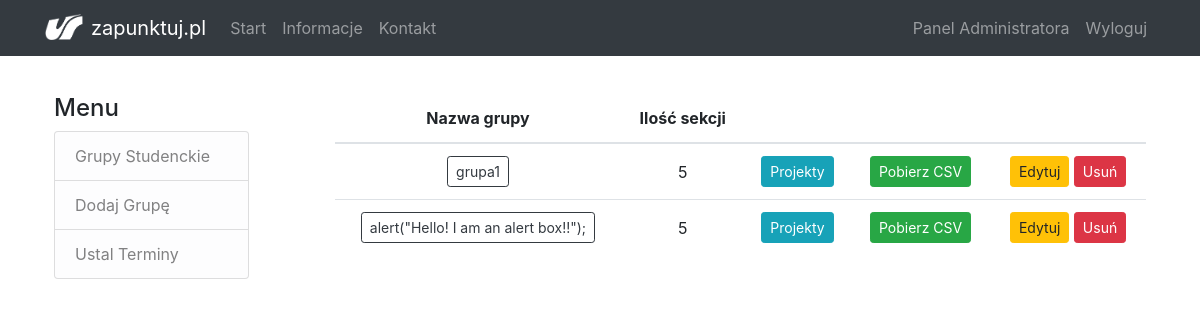
Page /panel (signed in) on the earlier database version.
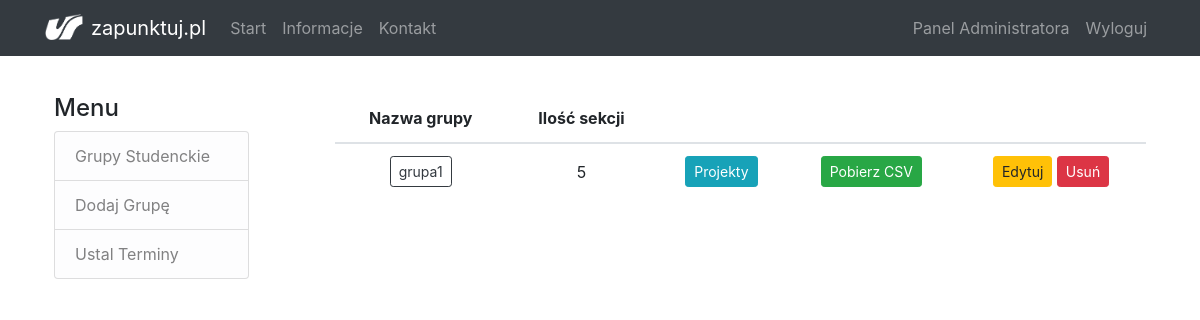
Same page on the later database version.
### flaskapp/models.py (models this page shows, shortened)
class Group(db.Model):
    id = db.Column(db.Integer, primary_key=True)
    name = db.Column(db.String(20), unique=True, nullable=False)
    is_section = db.Column(db.Boolean, nullable=False, default=False)
    users = db.relationship('User', backref='group', lazy=True, cascade="all, delete")

### flaskapp/routes.py (the view)
@app.route('/panel', methods=['GET', 'POST'])
@login_required
def panel():
    if current_user.is_admin:
        groups = Group.query.all()
    else:
        flash('Musisz mieć uprawnienia administratora, aby uzyskać dostęp do tej strony', 'warning')
        return redirect(url_for('home'))
    return render_template('admin/panel.html', title='Panel administracyjny', groups=groups)

### flaskapp/models.py (called while the page is built)
@login_manager.user_loader
def load_user(user_id):
    return User.query.get(int(user_id))

### flaskapp/templates/admin/panel.html (shortened to what this page needs)
{% extends "admin/layout_admin.html" %}
{% block content %}
	<div>
        {% if groups %}
            <table class="table text-center align-middle">
                <thead>
                    <tr>
                        <th scope="col">Nazwa grupy</th>
                        <th scope="col">Ilość sekcji</th>
                        <th></th>
                        <th></th>
                        <th></th>
                    </tr>
                </thead>
            <tbody>
                {% for group in groups %}
                    {% if group.is_section %}
                        <tr>
                            <td> <a href="{{ url_for('sections', group_id=group.id) }}"> <button type="button" class="btn btn-sm btn-outline-dark"> {{ group.name }} </button> </a> </td>
                            <td> {{ group.users.__len__() }} </td>
                            <td> <a href="{{ url_for('projects', group_id=group.id) }}"> <button type="button" class="btn btn-sm btn-info">Projekty</button> </a> </td>
                            <td> <a href="{{ url_for('generate_csv', group_name=group.name) }}"> <button type="button" class="btn btn-sm btn-success" title="Pobierz plik CSV z kluczami dostępu dla grup projektowych">Pobierz CSV</button> </a> </td>
                            <td>
                                <button type="button" class="btn btn-sm btn-warning" data-toggle="modal" data-target="#editModal">Edytuj</button>
                                <button type="button" class="btn btn-sm btn-danger" data-toggle="modal" data-target="#deleteModal" data-group-id={{ group.id }}>Usuń</button>
                            </td>
                        </tr>
                    {% endif %}
                {% endfor %}
            </tbody>
            </table>
        {% else %}
            <div class="panel panel-default">
				<div class="panel-heading">Aktualnie w bazie nie ma żadnych grup. Kliknij <a href="{{ url_for('create_group') }}">tutaj</a>, aby utworzyć nową grupę.</div>
			</div>
        {% endif %}
	</div>
{% endblock content %}

### flaskapp/templates/admin/layout_admin.html
{% extends "layout.html" %}
{% block body %}
<div class="row">
	<div class="col-md-3">
		<div class="body-section mr-5 pr-2">
			<h4>Menu</h4>
				<ul class="list-group">
					<a href="{{ url_for('panel') }}" class="list-group-item list-group-item-light list-group-item-action">Grupy Studenckie</a>
					<a href="{{ url_for('create_group') }}" class="list-group-item list-group-item-light list-group-item-action">Dodaj Grupę</a>
					<a href="#" class="list-group-item list-group-item-light list-group-item-action">Ustal Terminy</a>
				</ul>
		</div>
	</div>
	<div class="col-md-9">
		{% block content %}{% endblock %}
	</div>
</div>
{% endblock body %}

### flaskapp/templates/layout.html (shortened to what this page needs)
<!DOCTYPE html>
<html>
<head>
    <link rel="stylesheet" href="https://stackpath.bootstrapcdn.com/bootstrap/4.3.1/css/bootstrap.min.css">
	<link rel="stylesheet" type="text/css" href="{{url_for('static', filename='main.css')}}">
</head>
<body>
	<header>
		<nav class="navbar navbar-dark bg-dark navbar-expand-md fixed-top">
			<div class="container">
				<a class="navbar-brand" href="#"><img src="{{url_for('static', filename='logo.png')}}" width="38" height="26" class="d-inline-block align-text-bottom mr-2">zapunktuj.pl
				</a>
				<div id="mainmenu" class="collapse navbar-collapse">
					<ul class="navbar-nav mr-auto">
						<li class="nav-item">
							<a class="nav-link" href="{{ url_for('home') }}">Start</a>
						</li>
						<li class="nav-item">
							<a class="nav-link" href="{{ url_for('about') }}">Informacje</a>
						</li>
						<li class="nav-item">
							<a class="nav-link" href="#">Kontakt</a>
						</li>
					</ul>
					<ul class="navbar-nav">
					{% if current_user.is_authenticated %}
						{% if current_user.is_admin %}
							<li class="nav-item">
								<a class="nav-item nav-link" href="{{ url_for('panel') }}">Panel Administratora</a>
							</li>
						{% elif current_user.group.is_section %}
							<li class="nav-item">
								<a class="nav-item nav-link" href="{{ url_for('project') }}">Projekt</a>
							</li>
                        {% else %}
							<li class="nav-item">
								<a class="nav-item nav-link" href="{{ url_for('rating') }}">Ocenianie</a>
							</li>
						{% endif %}
						<li class="nav-item">
							<a class="nav-item nav-link" href="{{ url_for('logout') }}">Wyloguj</a>
						</li>
					{% else %}
						<li class="nav-item">
							<a class="nav-item nav-link" href="{{ url_for('login') }}">Zaloguj</a>
						</li>
					{% endif %}
					</ul>
				</div>
			</div>
		</nav>
	</header>
	<div class="container p-4">
		<div class="row">
			<div class="col-12">
			{% block body %}{% endblock %}
			</div>
		</div>
	</div>
</body>
</html>

### flaskapp/static/main.css (style rules this page uses)
body { padding-top: 70px; }
.table > tbody > tr > td { vertical-align: middle; }
.table th { border: none; }

Differences in the rows shown:
no longer on this page (row edited): Group: name "alert(\"Hello! I am an alert box!!\");", users.__len__ "5"
